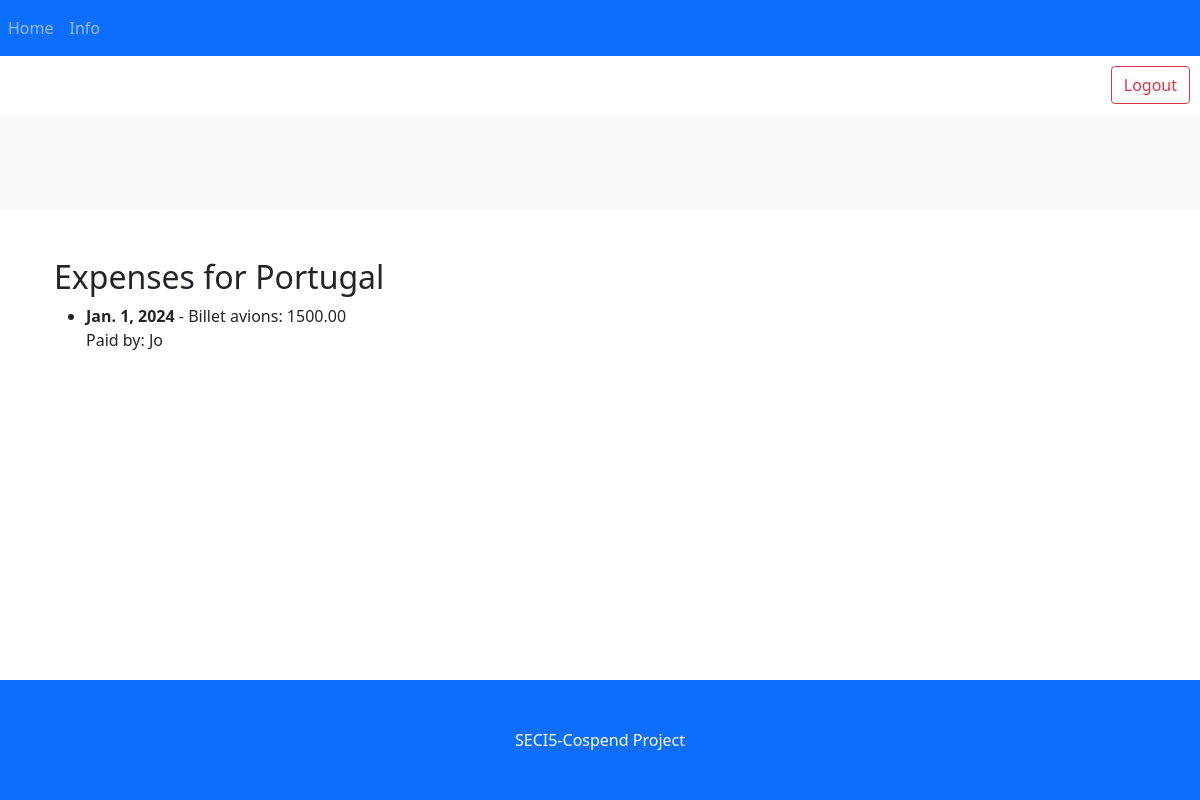
/cospend/consult_expenses/2/ (signed in), run on the app's committed database.
### expense_manager/models.py (models this page shows)
class Group(models.Model):
    owner = models.ForeignKey(User, related_name='owned_groups', on_delete=models.CASCADE)
    members = models.ManyToManyField(User, related_name='group_members')
    name = models.CharField(max_length=100)

class Expense(models.Model):
    title = models.CharField(max_length=100)
    date = models.DateField()
    paid_by = models.ForeignKey(User, related_name='expenses_paid', on_delete=models.CASCADE)
    involved_members = models.ManyToManyField(User, related_name='expenses_involved')
    amount = models.DecimalField(max_digits=10, decimal_places=2)
    description = models.TextField(blank=True, null=True)
    group = models.ForeignKey(Group, on_delete=models.CASCADE)

### expense_manager/views.py (the view)
# urls.py: path('consult_expenses/<int:group_id>/', views.consult_expenses, name='consult_expenses'),
@login_required
def consult_expenses(request, group_id):
    group = get_object_or_404(Group, id=group_id)
    if request.user not in group.members.all():
        return HttpResponseForbidden()
    expenses = Expense.objects.filter(group=group)
    return render(
        request,
        "expense_manager/consult_expenses.html",
        {"group": group, "expenses": expenses},
    )

### expense_manager/templates/expense_manager/consult_expenses.html
{% extends '_base.html' %}
{% block content %}
<div class="container">
    <h2>Expenses for {{ group.name }}</h2>
    <ul>
        {% for expense in expenses %}
        <li>
            <strong>{{ expense.date }}</strong> - {{ expense.title }}: {{ expense.amount }}
            <br>
            Paid by: {{ expense.paid_by.username }}
        </li>
    {% empty %}
        <li>No expenses recorded.</li>
    {% endfor %}
    </ul>
</div>
{% endblock %}

### expense_manager/static/expense_manager/style.css (style rules this page uses)
body, html { height: 100%; }
body { display: flex; flex-direction: column; }

### data on the page
Group: name "Portugal"
Expense: date "Jan. 1, 2024", title "Billet avions", amount "1500.00", paid_by.username "Jo"
